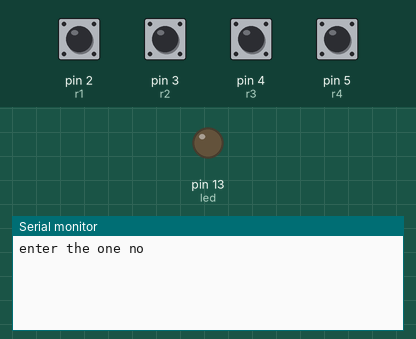
Simulated run of this sketch. Board: Arduino Uno, built with avr-gcc and run on an emulated ATmega328P. Shown: output pins drawn as LEDs (lit = HIGH), the last lines printed to the serial monitor. Inputs (shaded band) come from the test bench; at power-on: pin 2 (r1), pin 3 (r2), pin 4 (r3), pin 5 (r4) HIGH. Pins used as bus, display or sensor lines are not drawn. At 8.0 s the program stops and its outputs stay as they are.

Above: at 1.2 s.
1.3 s: pin 2 (r1) pulled LOW for 0.15 s
At 2.6 s:
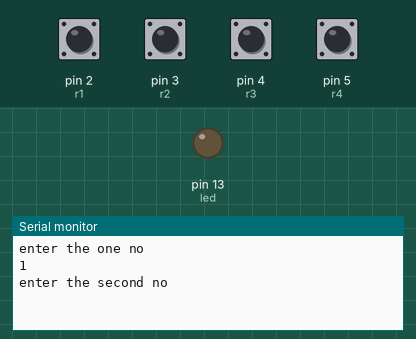
2.9 s: pin 3 (r2) pulled LOW for 1 s
At 5.1 s:
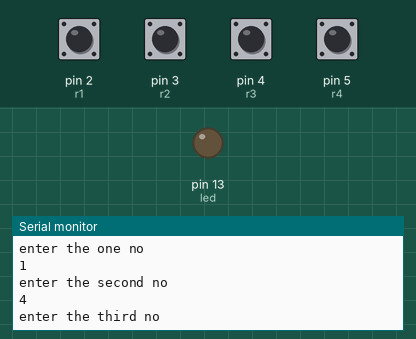
5.4 s: pin 4 (r3) pulled LOW for 0.15 s
At 6.7 s:
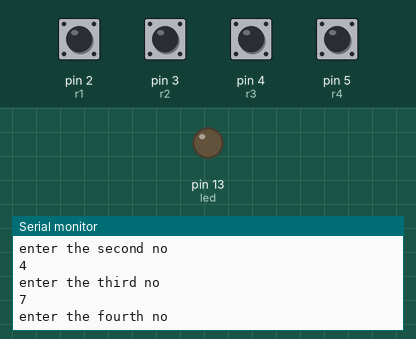
7.0 s: pin 5 (r4) pulled LOW for 1 s
At 9.2 s:
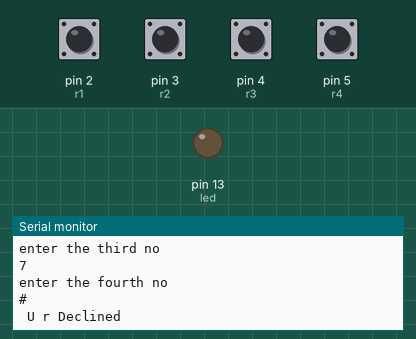

Measured:
- after the input at 1.3 s, the serial monitor: prints a new line after 0.10 s (image 1)
- after the input at 2.9 s, the serial monitor: prints a new line after 0.15 s (image 2)
- after the input at 5.4 s, the serial monitor: prints a new line after 0.10 s (image 3)
- after the input at 7.0 s, the serial monitor: prints a new line after 0.15 s (image 4)

The sketch:

lock.ino
```cpp
int r1=2,r2=3,r3=4,r4=5,c1=7,c2=8,c3=9;
int pswd;
int led=13;
int a,b,c,d;
void process();
void setup()
{
  pinMode(r1,INPUT);
  pinMode(r2,INPUT);
pinMode(r3,INPUT);
pinMode(r4,INPUT);
pinMode(c1,OUTPUT);
pinMode(c2,OUTPUT);
pinMode(c3,OUTPUT);
pinMode(led,OUTPUT);
Serial.begin(9600);
 }
void loop()
{
 Serial.println("enter the one no");
 process();
 a=pswd;
 Serial.println("enter the second no");
 process();
 b=pswd;
 Serial.println("enter the third no");
 process();
 c=pswd;
 Serial.println("enter the fourth no");
 process();
 d=pswd;
 if(a==7 && b==6 && c==3 && d==4)
 {
  Serial.println("U r Accessed");
  digitalWrite(led,HIGH);
 }
 else
 {
  Serial.println(" U r Declined");
  digitalWrite(led,LOW);
 }

 //Serial.println(pswd);
  while(1);

}

void process()
{
  while(1)
  {
 digitalWrite(c1,LOW);
 digitalWrite(c2,HIGH);
 digitalWrite(c3,HIGH);

 digitalWrite(r1,HIGH);
 digitalWrite(r2,HIGH);
 digitalWrite(r3,HIGH);
 digitalWrite(r4,HIGH);

 if(!digitalRead(r1))
 {
  Serial.println("1");
  while(!digitalRead(r1))
  digitalWrite(r1,HIGH);
  pswd=1;
  break;
 }
 if(!digitalRead(r2))
 {
  Serial.println("4");
  while(!digitalRead(r2))
  digitalWrite(r2,HIGH);
  pswd=4;
  break;
 }
 if(!digitalRead(r3))
 {
  Serial.println("7");
  while(!digitalRead(r3))
  digitalWrite(r3,HIGH);
  pswd=7;
  break;
 }
 if(!digitalRead(r4))
 {
  Serial.println("#");
  while(!digitalRead(r4))
  digitalWrite(r4,HIGH);
  pswd=22;
  break;
 }

 digitalWrite(c1,HIGH);
 digitalWrite(c2,LOW);
 digitalWrite(c3,HIGH);

 digitalWrite(r1,HIGH);
 digitalWrite(r2,HIGH);
 digitalWrite(r3,HIGH);
 digitalWrite(r4,HIGH);

 if(!digitalRead(r1))
 {
  Serial.println("2");
  while(!digitalRead(r1))
  digitalWrite(r1,HIGH);
  pswd=2;
  break;
 }
 if(!digitalRead(r2))
 {
  Serial.println("5");
  while(!digitalRead(r2))
  digitalWrite(r2,HIGH);
  pswd=5;
  break;
 }
 if(!digitalRead(r3))
 {
  Serial.println("8");
  while(!digitalRead(r3))
  digitalWrite(r3,HIGH);
  pswd=8;
  break;
 }
 if(!digitalRead(r4))
 {
  Serial.println("0");

  while(!digitalRead(r4))
  digitalWrite(r4,HIGH);
  pswd=0;
  break;
 }

 digitalWrite(c1,1);
 digitalWrite(c2,HIGH);
 digitalWrite(c3,0);

 digitalWrite(r1,HIGH);
 digitalWrite(r2,HIGH);
 digitalWrite(r3,HIGH);
 digitalWrite(r4,HIGH);

 if(!digitalRead(r1))
 {
  Serial.println("3");
  while(!digitalRead(r1))
  digitalWrite(r1,HIGH);
  pswd=3;
  break;
 }
 if(!digitalRead(r2))
 {
  Serial.println("6");
  while(!digitalRead(r2))
  digitalWrite(r2,HIGH);
  pswd=6;
  break;
 }
 if(!digitalRead(r3))
 {
  Serial.println("9");
  while(!digitalRead(r3))
  digitalWrite(r3,HIGH);
  pswd=9;
  break;
 }
 if(!digitalRead(r4))
 {
  Serial.println("*");
  while(!digitalRead(r4))
  digitalWrite(r4,HIGH);
  pswd=22;
  break;
 }
  delay(200);
  }
}
```
